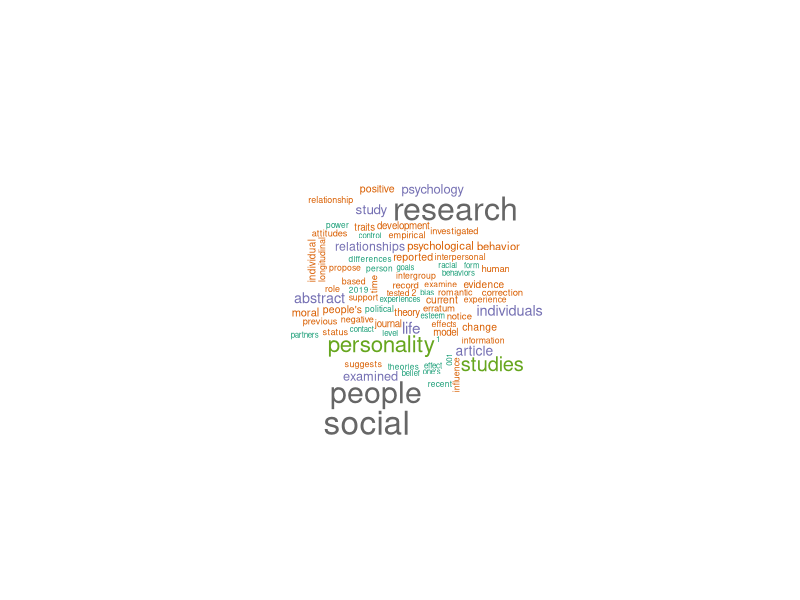
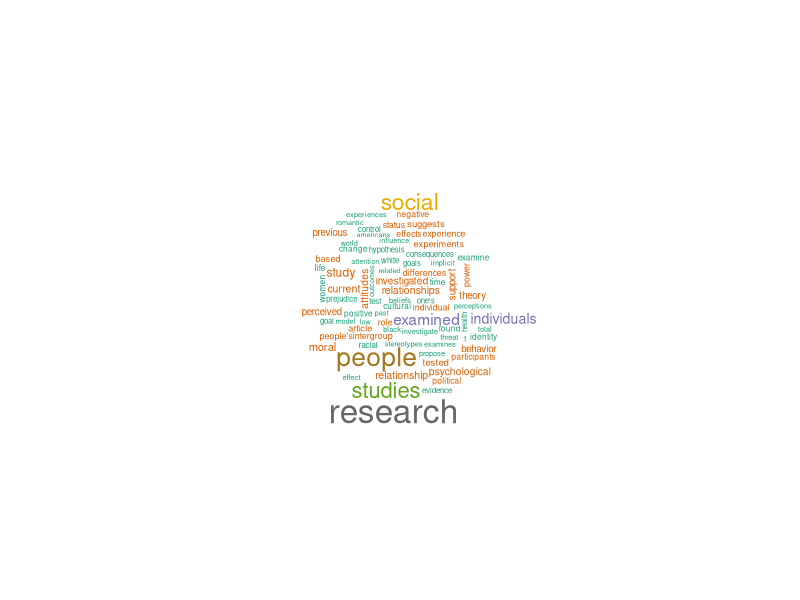
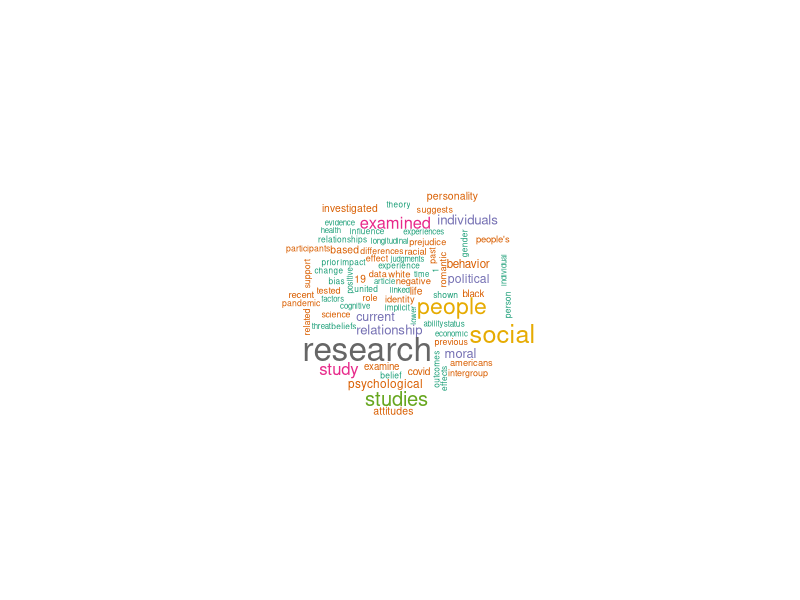
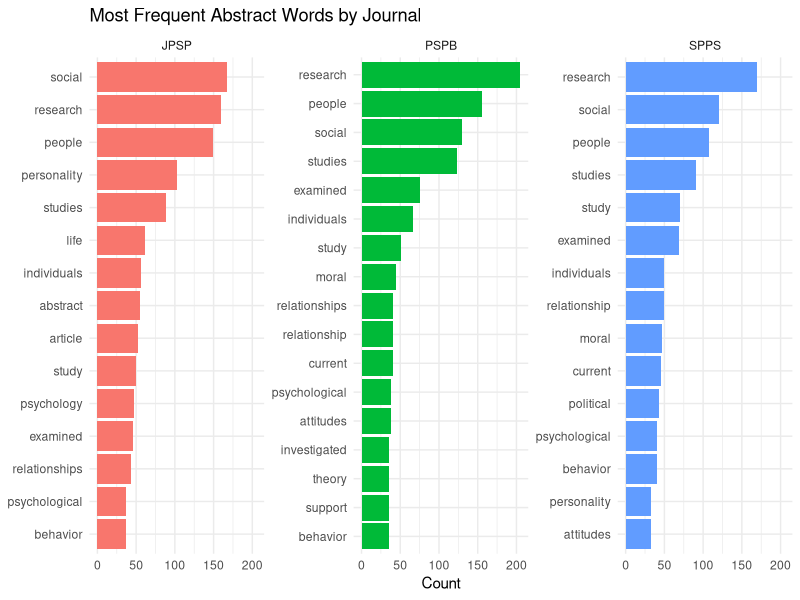

These figures' R source, in order:
## ---- chunk 1
library(tidyverse)
library(tidytext)
library(wordcloud)
combined <- read_csv("Combined.csv")
## ---- chunk 2
sum(!is.na(combined$Abstract))
## ---- chunk 3
words <- combined %>%
        filter(!is.na(Abstract)) %>%
        select(Journal, Abstract) %>%
        unnest_tokens(word, Abstract)
## ---- chunk 4
words <- words %>% 
        anti_join(stop_words, by = "word")
## ---- chunk 5
words %>%
        count(word, sort = TRUE) %>%
        head(20)
## ---- chunk 6
jpsp_freq <- words %>%
        filter(Journal == "JPSP") %>%
        count(word, sort = TRUE) %>%
        head(80)

wordcloud(
        words = jpsp_freq$word,
        freq = jpsp_freq$n,
        max.words = 80,
        scale = c(2, 0.3),
        colors = brewer.pal(8, "Dark2")
)
## ---- chunk 7
pspb_freq <- words %>%
        filter(Journal == "PSPB") %>%
        count(word, sort = TRUE) %>%
        head(80)

wordcloud(
        words = pspb_freq$word,
        freq = pspb_freq$n,
        max.words = 80,
        scale = c(2, 0.3),
        colors = brewer.pal(8, "Dark2")
)
## ---- chunk 8
spps_freq <- words %>%
        filter(Journal == "SPPS") %>%
        count(word, sort = TRUE) %>%
        head(80)

wordcloud(
        words = spps_freq$word,
        freq = spps_freq$n,
        max.words = 80,
        scale = c(2, 0.3),
        colors = brewer.pal(8, "Dark2")
)
## ---- chunk 9
top_words <- words %>%
        count(Journal, word, sort = TRUE) %>%
        group_by(Journal) %>%
        slice_max(n, n = 15) %>%
        ungroup() %>%
        mutate(word_ordered = reorder_within(word, n, Journal))

ggplot(top_words, aes(x = word_ordered, y = n, fill = Journal)) +
        geom_col(show.legend = FALSE) + 
        coord_flip() + 
        facet_wrap(~ Journal, scales = "free_y") + 
        scale_x_reordered() +
        labs(x = NULL, y = "Count", title = "Most Frequent Abstract Words by Journal") +
        theme_minimal()
